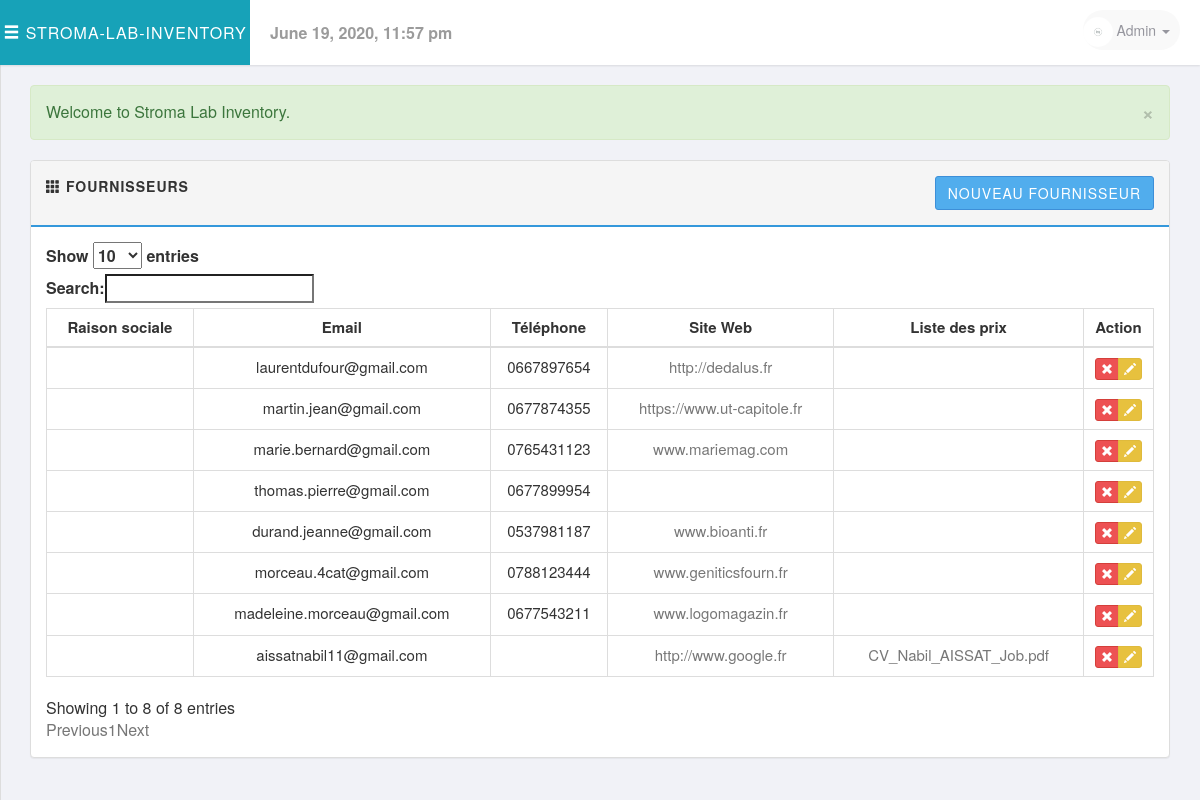
The app's page /php/providers.php (signed in) with its own data.
### tables this page shows
CREATE TABLE `fournisseurs`
(
    `IdentifiantF` int(11)      NOT NULL,
    `NomF`         varchar(255) NOT NULL,
    `PrenomF`      varchar(255) NOT NULL,
    `EmailF`       varchar(255) NOT NULL,
    `TelephoneF`   varchar(255) NOT NULL,
    `SiteWebF`     varchar(255) NOT NULL,
    `ListeDesPrix` varchar(255) NOT NULL
);

### includes/session.php (called while the page is built, shortened)
<?php
class Session
{
    public $msg;
    public function msg($type = '', $msg = '')
    {
        if (!empty($msg)) {
            if (strlen(trim($type)) == 1) {
                $type = str_replace(array('d', 'i', 'w', 's'), array('danger', 'info', 'warning', 'success'), $type);
            }
            $_SESSION['msg'][$type] = $msg;
        } else {
            return $this->msg;
        }
    }
    private function flash_msg()
    {
        if (isset($_SESSION['msg'])) {
            $this->msg = $_SESSION['msg'];
        } else {
            $this->msg;
        }
    }
}
$session = new Session();
$msg = $session->msg();
?>

### includes/sql.php (called while the page is built, shortened)
<?php
require_once('load.php');
function find_by_sql($sql)
{
    global $db;
    $result = $db->query($sql);
    $result_set = $db->while_loop($result);
    return $result_set;
}
function find_all_providers()
{
    $sql = "SELECT * FROM fournisseurs";
    $result = find_by_sql($sql);
    return $result;
}
?>

### includes/database.php (called while the page is built, shortened)
<?php
class Mysqli_DB
{
    private $conn;
    public $query_id;
    public function db_connect()
    {
        $this->conn = mysqli_connect(DB_HOST, DB_USER, DB_PASS);
        if (!$this->conn) {
            die(" Database connection failed:" . mysqli_connect_error());
        } else {
            $select_db = $this->conn->select_db(DB_NAME);
        }
    }
    public function query($sql)
    {
        if (trim($sql != "")) {
            $this->query_id = $this->conn->query($sql);
        }
        return $this->query_id;
    }
    public function fetch_array($statement)
    {
        return mysqli_fetch_array($statement);
    }
    public function while_loop($loop)
    {
        $results = array();
        while ($result = $this->fetch_array($loop)) {
            $results[] = $result;
        }
        return $results;
    }
}
$db = new Mysqli_DB();
?>

### php/providers.php (the view, shortened to what this page needs)
<?php ob_start();
require_once('../includes/load.php');
$all_providers = find_all_providers();
?>
<?php include_once('../layouts/header.php'); ?>
<div class="row">
    <div class="col-md-12">
        <?php echo display_msg($msg); ?>
    </div>
</div>
<div class="row">
    <div class="col-md-12">
        <div class="panel panel-default">
            <div class="panel-heading clearfix">
                <strong>
                    <span class="glyphicon glyphicon-th"></span>
                    <span>Fournisseurs</span>
                </strong>
                <div class="pull-right">
                    <a href="add_provider.php" class="btn btn-primary">Nouveau Fournisseur</a>
                </div>
            </div>
            <div class="panel-body">
                <table class="table table-bordered table-hover" id="JS-data-table-providers">
                    <thead>
                    <tr>
                        <th class="text-center">Raison sociale</th>
                        <th class="text-center">Email</th>
                        <th class="text-center">Téléphone</th>
                        <th class="text-center">Site Web</th>
                        <th class="text-center">Liste des prix</th>
                        <th class="text-center">Action</th>
                    </tr>
                    </thead>
                    <tbody>
                    <?php foreach ($all_providers as $provider): ?>
                        <tr>
                            <td class="text-center">
                            </td>
                            <td class="text-center">
                                <?php echo $provider['EmailF']; ?>
                            </td>
                            <td class="text-center">
                                <?php echo $provider['TelephoneF']; ?>
                            </td>
                            <td class="text-center">
                                <a href="<?php echo $provider['SiteWebF']; ?>"
                                   target="_blank"><?php echo $provider['SiteWebF']; ?></a>
                            </td>
                            <td class="text-center">
                                <a href="../uploads/<?php echo $provider['ListeDesPrix']; ?>"
                                   download><?php echo $provider['ListeDesPrix']; ?></a>
                            </td>
                            <td class="text-center">
                                <div class="btn-group">
                                    <a href="#" class="btn btn-xs btn-danger" title="Remove"
                                       data-href="delete_provider.php?IdentifiantF=
                                       <?php echo (int)$provider['IdentifiantF']; ?>" data-toggle="modal"
                                       data-target="#confirm-delete"><i class="glyphicon glyphicon-remove"></i>
                                    </a>
                                    <a href="edit_provider.php?id=<?php echo (int)$provider['IdentifiantF']; ?>"
                                       class="btn btn-xs btn-warning" data-toggle="tooltip" title="Edit">
                                        <i class="glyphicon glyphicon-pencil"></i>
                                    </a>
                                </div>
                            </td>
                        </tr>
                    <?php endforeach; ?>
                    </tbody>
                </table>
            </div>
        </div>
    </div>
</div>
<?php include_once('../layouts/footer.php'); ?>

### libs/css/style.css (style rules this page uses)
body { font-family: 'Helvetica Neue', Helvetica, Arial, sans-serif; font-size: 16px; font-weight: 400; overflow-x: hidden; overflow-y: auto; background: #f1f2f7; height: 100%; width: 100%; }
a { text-decoration: none; color: #777777; }
.btn { border-radius: 3px; transition: all 300ms ease-in-out; }
.btn-primary { color: #fff; background-color: #51aded; border-color: #3d8fd8 }
.btn-warning { background-color: #e7c13e; border-color: #dfba3c; }
.btn-danger { background-color: #ed5153 }
table { font-size: 15px; }
.panel-default > .panel-heading { background-color: #f5f5f5; border-bottom: 2px solid #3498DB; font-size: 14px; text-transform: uppercase; letter-spacing: 1px; padding: 15px; }

### records on screen
fournisseurs: EmailF "laurentdufour@gmail.com", TelephoneF "0667897654", SiteWebF "http://dedalus.fr"
fournisseurs: EmailF "martin.jean@gmail.com", TelephoneF "0677874355", SiteWebF "https://www.ut-capitole.fr"
fournisseurs: EmailF "marie.bernard@gmail.com", TelephoneF "0765431123", SiteWebF "www.mariemag.com"
fournisseurs: EmailF "thomas.pierre@gmail.com", TelephoneF "0677899954"
fournisseurs: EmailF "durand.jeanne@gmail.com", TelephoneF "0537981187", SiteWebF "www.bioanti.fr"
fournisseurs: EmailF "morceau.4cat@gmail.com", TelephoneF "0788123444", SiteWebF "www.geniticsfourn.fr"
fournisseurs: EmailF "madeleine.morceau@gmail.com", TelephoneF "0677543211", SiteWebF "www.logomagazin.fr"
fournisseurs: EmailF "aissatnabil11@gmail.com", SiteWebF "http://www.google.fr", ListeDesPrix "CV_Nabil_AISSAT_Job.pdf"

### other values on screen
display_msg($msg) "Welcome to Stroma Lab Inventory."
